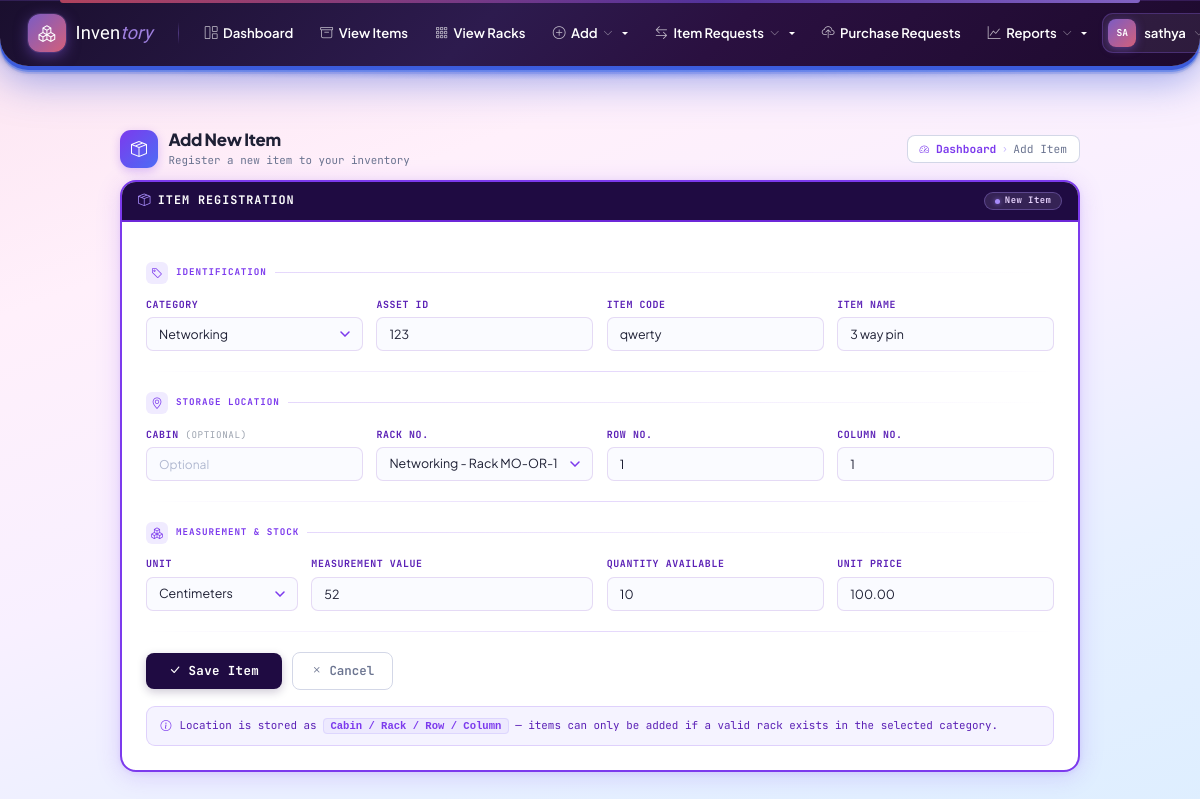
Page /items/edit/11/ (signed in) on the committed database.
### inventory/models.py (models this page shows, shortened)
class User(AbstractUser):
    REQUIRED_FIELDS = ['email']
    stage = models.PositiveSmallIntegerField(default=1)
    full_name = models.CharField(max_length=200, blank=True, default='')
    mobile_number = models.CharField(max_length=30, blank=True, default='')
    category = models.CharField(
        max_length=50,
        blank=True,
        null=True
    )
    admin_section = models.CharField(
        max_length=100,
        blank=True,
        null=True
    )
    admin_department = models.CharField(
        max_length=100,
        blank=True,
        null=True
    )
    department = models.CharField(
        max_length=100,
        blank=True,
        null=True
    )
    section = models.CharField(
        max_length=100,
        blank=True,
        null=True
    )
    is_active = models.BooleanField(
        default=True,
        help_text='Designates whether this user should be treated as active.'
    )
    def is_stage1(self):
        return self.is_superuser or self.stage == 1
    def can_edit(self):
        return self.is_stage1() or self.is_stage2()
    def can_approve_issue_requests(self):
        return self.is_stage1() or self.is_stage2()
    def can_request_issue(self):
        return True  # all stages allowed
    def can_issue_items(self):
        return self.is_stage1() or self.is_stage2()
    def can_manage_users(self):
        return self.is_stage1()
    def allowed_categories(self):
        if self.is_stage1() or self.is_stage2():
            return [choice[0] for choice in CATEGORY_CHOICES]
        return []  # Stage 3 has no category access
    class Meta:
        verbose_name = 'User'
        verbose_name_plural = 'Users'

class Product(models.Model):
    category = models.CharField(max_length=20, choices=CATEGORY_CHOICES, db_index=True)
    asset_id = models.CharField(max_length=100)
    item_code = models.CharField(max_length=100, blank=True, default='')
    item_name = models.CharField(max_length=200)
    cabin_name = models.CharField(max_length=100, blank=True, default='')
    row_number = models.PositiveIntegerField(null=True, blank=True)
    column_number = models.PositiveIntegerField(null=True, blank=True)
    measurement_unit = models.CharField(max_length=20, choices=MEASUREMENT_UNIT_CHOICES, blank=True, default='')
    measurement_value = models.CharField(max_length=200, blank=True, default='')
    location = models.CharField(max_length=200, blank=True, default='')
    quantity_available = models.PositiveIntegerField(default=0)
    requested_count = models.PositiveIntegerField(default=0)
    price = models.DecimalField(max_digits=12, decimal_places=2, null=True, blank=True)
    rack = models.ForeignKey(Rack, on_delete=models.SET_NULL, null=True, blank=True, related_name='products')
    created_at = models.DateTimeField(auto_now_add=True)
    updated_at = models.DateTimeField(auto_now=True)
    class Meta:
        unique_together = [('category', 'asset_id')]
        ordering = ['category', 'asset_id']

### inventory/views.py (the view)
# urls.py: path('items/edit/<int:pk>/', views.edit_product, name='edit_product'),
@login_required
def edit_product(request, pk):
    product = get_object_or_404(Product, pk=pk)
    if not request.user.can_edit() or product.category not in request.user.allowed_categories():
        messages.error(request, 'Permission denied.')
        return redirect('inventory:view_items')
    if request.method == 'POST':
        form = AddProductForm(request.POST, instance=product)
        if form.is_valid():
            form.save()
            messages.success(request, 'Item updated successfully.')
            return redirect('inventory:view_items')
    else:
        form = AddProductForm(instance=product)
    return render(request, 'inventory/add_product_global.html', {'form': form})

### inventory/context_processors.py (called while the page is built, shortened)
def stage_permissions(request):
    if request.user.is_authenticated:
        choices = dict(CATEGORY_CHOICES)
        allowed = request.user.allowed_categories()
        return {
            'user_can_edit': request.user.can_edit(),
            'user_can_request_issue': request.user.can_request_issue(),
            'user_can_approve_issue_requests': request.user.can_approve_issue_requests(),
            'user_can_issue_items': request.user.can_issue_items(),
            'user_can_manage_users': request.user.can_manage_users(),
            'user_is_stage1': request.user.is_stage1(),
            'user_allowed_categories': allowed,
            'category_display': choices,
            'navbar_categories': [{'slug': c, 'name': choices.get(c, c)} for c in allowed],
        }

### inventory/models.py (called while the page is built)
    def __str__(self):
        return f"{self.get_category_display()} - Rack {self.rack_number}"

### inventory/templates/inventory/add_product_global.html (shortened to what this page needs)
{% extends 'inventory/base.html' %}
{% block content %}
<div class="au-wrap">
<div class="au-inner">
    <div class="au-top">
        <div class="au-top-left">
            <div class="au-icon"><i class="bi bi-box-seam"></i></div>
            <div>
                <h5>Add New Item</h5>
                <p>Register a new item to your inventory</p>
            </div>
        </div>
        <div class="au-breadcrumb">
            <a href="{% url 'inventory:dashboard' %}">
                <i class="bi bi-speedometer2" style="font-size:0.6rem;"></i> Dashboard
            </a>
            <span class="sep">›</span>
            <span>Add Item</span>
        </div>
    </div>
    <div class="au-card">
        <div class="au-card-head">
            <div class="au-card-head-title">
                <i class="bi bi-box-seam"></i>
                Item Registration
            </div>
            <span class="au-stage-pill">New Item</span>
        </div>
        <div class="au-card-body">
            <form method="post">
                <div class="au-sec">
                    <div class="au-sec-icon"><i class="bi bi-tag"></i></div>
                    <span class="au-sec-label">Identification</span>
                    <div class="au-sec-rule"></div>
                </div>
                <div class="au-row-4">
                    <div class="au-field">
                        <label class="au-label">Category</label>
                        {{ form.category }}
                    </div>
                    <div class="au-field">
                        <label class="au-label">Asset ID</label>
                        {{ form.asset_id }}
                    </div>
                    <div class="au-field">
                        <label class="au-label">Item Code</label>
                        {{ form.item_code }}
                    </div>
                    <div class="au-field">
                        <label class="au-label">Item Name</label>
                        {{ form.item_name }}
                    </div>
                </div>
                <div class="au-divider"></div>
                <div class="au-sec">
                    <div class="au-sec-icon"><i class="bi bi-geo-alt"></i></div>
                    <span class="au-sec-label">Storage Location</span>
                    <div class="au-sec-rule"></div>
                </div>
                <div class="au-row-4">
                    <div class="au-field">
                        <label class="au-label">Cabin <span class="opt">(optional)</span></label>
                        {{ form.cabin_name }}
                    </div>
                    <div class="au-field">
                        <label class="au-label">Rack No.</label>
                        {{ form.rack }}
                    </div>
                    <div class="au-field">
                        <label class="au-label">Row No.</label>
                        {{ form.row_number }}
                    </div>
                    <div class="au-field">
                        <label class="au-label">Column No.</label>
                        {{ form.column_number }}
                    </div>
                </div>
                <div class="au-divider"></div>
                <div class="au-sec">
                    <div class="au-sec-icon"><i class="bi bi-boxes"></i></div>
                    <span class="au-sec-label">Measurement &amp; Stock</span>
                    <div class="au-sec-rule"></div>
                </div>
                <div class="au-row-4-meas">
                    <div class="au-field">
                        <label class="au-label">Unit</label>
                        {{ form.measurement_unit }}
                    </div>
                    <div class="au-field">
                        <label class="au-label">Measurement Value</label>
                        {{ form.measurement_value }}
                    </div>
                    <div class="au-field">
                        <label class="au-label">Quantity Available</label>
                        {{ form.quantity_available }}
                    </div>
                    <div class="au-field">
                        <label class="au-label">Unit Price</label>
                        {{ form.price }}
                    </div>
                </div>
                <div class="au-divider"></div>
                <div class="au-actions">
                    <button type="submit" class="au-btn-submit">
                        <i class="bi bi-check-lg"></i> Save Item
                    </button>
                    <a href="{% url 'inventory:dashboard' %}" class="au-btn-cancel">
                        <i class="bi bi-x"></i> Cancel
                    </a>
                </div>
                <div class="au-note">
                    <i class="bi bi-info-circle"></i>
                    <span>
                        Location is stored as <code>Cabin / Rack / Row / Column</code> —
                        items can only be added if a valid rack exists in the selected category.
                    </span>
                </div>
            </form>
        </div>
    </div>
</div>
</div>
{% endblock %}

### inventory/templates/inventory/base.html (shortened to what this page needs)
{% load static %}
<!DOCTYPE html>
<html lang="en">
<head>
    <link href="https://cdn.jsdelivr.net/npm/bootstrap@5.3.2/dist/css/bootstrap.min.css" rel="stylesheet">
    <link href="https://cdn.jsdelivr.net/npm/bootstrap-icons@1.11.1/font/bootstrap-icons.css" rel="stylesheet">
</head>
<body>
    {% if user.is_authenticated %}
    <nav class="top-navbar">
        <a href="{% url 'inventory:dashboard' %}" class="nb-brand">
            <div class="nb-brand-icon"><i class="bi bi-boxes"></i></div>
            <span class="nb-brand-name">Inven<span>tory</span></span>
        </a>
        <a class="nb-link" href="{% url 'inventory:dashboard' %}">
            <i class="bi bi-grid-1x2"></i> Dashboard
        </a>
        <a class="nb-link" href="{% url 'inventory:view_items' %}">
            <i class="bi bi-archive"></i> View Items
        </a>
        {% if user.stage == 1 or user.stage == 2 %}
        <a class="nb-link" href="{% url 'inventory:view_racks' %}">
            <i class="bi bi-grid-3x3-gap"></i> View Racks
        </a>
        {% endif %}
        {% if user_can_edit %}
        <div class="dropdown">
            <a class="nb-link dropdown-toggle" href="#" data-bs-toggle="dropdown">
                <i class="bi bi-plus-circle"></i> Add <i class="bi bi-chevron-down"></i>
            </a>
        </div>
        {% endif %}
        {% if user_can_request_issue or user_can_approve_issue_requests or user_can_issue_items %}
        {% if user.stage == 3 %}
        <a class="nb-link" href="{% url 'inventory:issue_requests' %}">
            <i class="bi bi-arrow-left-right"></i> Item Requests
        </a>
        {% else %}
        <div class="dropdown">
            <a class="nb-link dropdown-toggle" href="#" data-bs-toggle="dropdown">
                <i class="bi bi-arrow-left-right"></i> Item Requests <i class="bi bi-chevron-down"></i>
            </a>
        </div>
        {% endif %}
        {% endif %}
        {% if user.stage != 3 %}
        <a class="nb-link" href="{% url 'inventory:management_upload_requests' %}">
            <i class="bi bi-cloud-upload"></i> Purchase Requests
        </a>
        {% endif %}
        {% if user_can_manage_users %}
        <div class="dropdown">
            <a class="nb-link dropdown-toggle" href="#" data-bs-toggle="dropdown">
                <i class="bi bi-graph-up"></i> Reports <i class="bi bi-chevron-down"></i>
            </a>
        </div>
        {% endif %}
        <div class="nb-right">
            <div class="dropdown">
                <a class="nb-user-btn dropdown-toggle" href="#" data-bs-toggle="dropdown">
                    <div class="nb-user-avatar">{{ user.username|slice:":2"|upper }}</div>
                    {{ user.username }}
                    <i class="bi bi-chevron-down"></i>
                </a>
            </div>
        </div>
    </nav>
    {% endif %}
    <main class="{% if user.is_authenticated %}main-wrap{% endif %}">
        {% block content %}{% endblock %}
    </main>
</body>
</html>

### rows in the picture
User: username "SA", username "sathya"
Product: category "Networking", asset_id "123", item_code "qwerty", item_name "3 way pin", rack "Networking - Rack MO-OR-178", row_number "1", column_number "1", measurement_unit "Centimeters", measurement_value "52", quantity_available "10", price "100.00"
